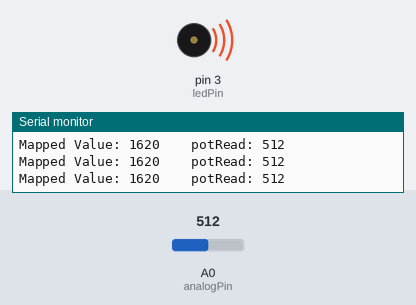
Simulated run of this sketch. Board: Arduino Uno, built with avr-gcc and run on an emulated ATmega328P. Shown: buzzer (waves = sounding), the last lines printed to the serial monitor. The test bench sets the inputs (shaded band); at power-on: A0 (analogPin) = 512.

Above: at 1.2 s.
1.3 s: A0 (analogPin) set to 439
At 1.8 s:
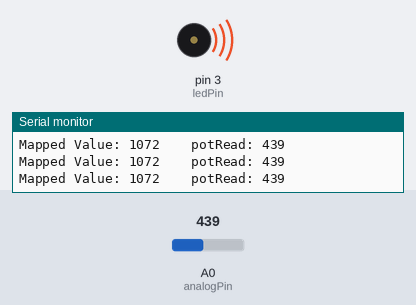
2.8 s: A0 (analogPin) set to 422
At 3.5 s:
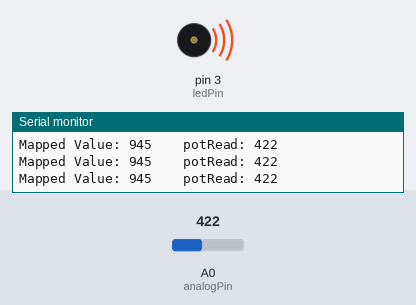
Timing chart, 0 to 5.8 s (numbered marks = the images above; inputs shaded):
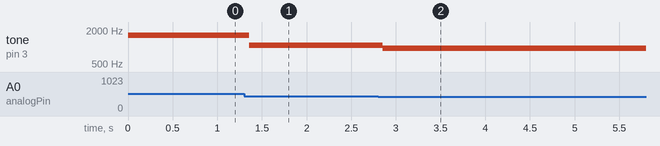

Measured:
- after the input at 1.3 s, tone on pin 3 (ledPin): 1620 Hz → 1072 Hz after 0.06 s
- after the input at 2.8 s, tone on pin 3 (ledPin): 1072 Hz → 945 Hz after 0.05 s

The sketch:

analogInput.ino
```cpp
int ledPin = 3;
int analogPin = A0;
int potRead = 0;

void setup() {
  // put your setup code here, to run once:
  Serial.begin(9600);
  pinMode(ledPin, OUTPUT);

}

void loop() {
  // put your main code here, to run repeatedly:
  potRead = analogRead(analogPin);
//  potRead = potRead / 4; //this or the map function to get right values
//  int mappedValue = map(potRead, 0, 1023, 0, 255); //this is the better way to do it - led mapped value
//  int mappedValue = map(potRead, 0, 1023, 31, 4978); //this is for tone mapped
  int mappedValue = map(potRead, 300, 960, 31, 4978); //this if for using the photo sensor
  if(mappedValue < 31){
    mappedValue = 31;
  }

  if(mappedValue > 4978){
    mappedValue = 4978;
  }
  Serial.print("Mapped Value: ");
  Serial.print(mappedValue);

  Serial.print("    potRead: ");
  Serial.println(potRead);

//  analogWrite(ledPin, mappedValue);
  tone(ledPin, mappedValue, 100); //100 is a delay
}
```
